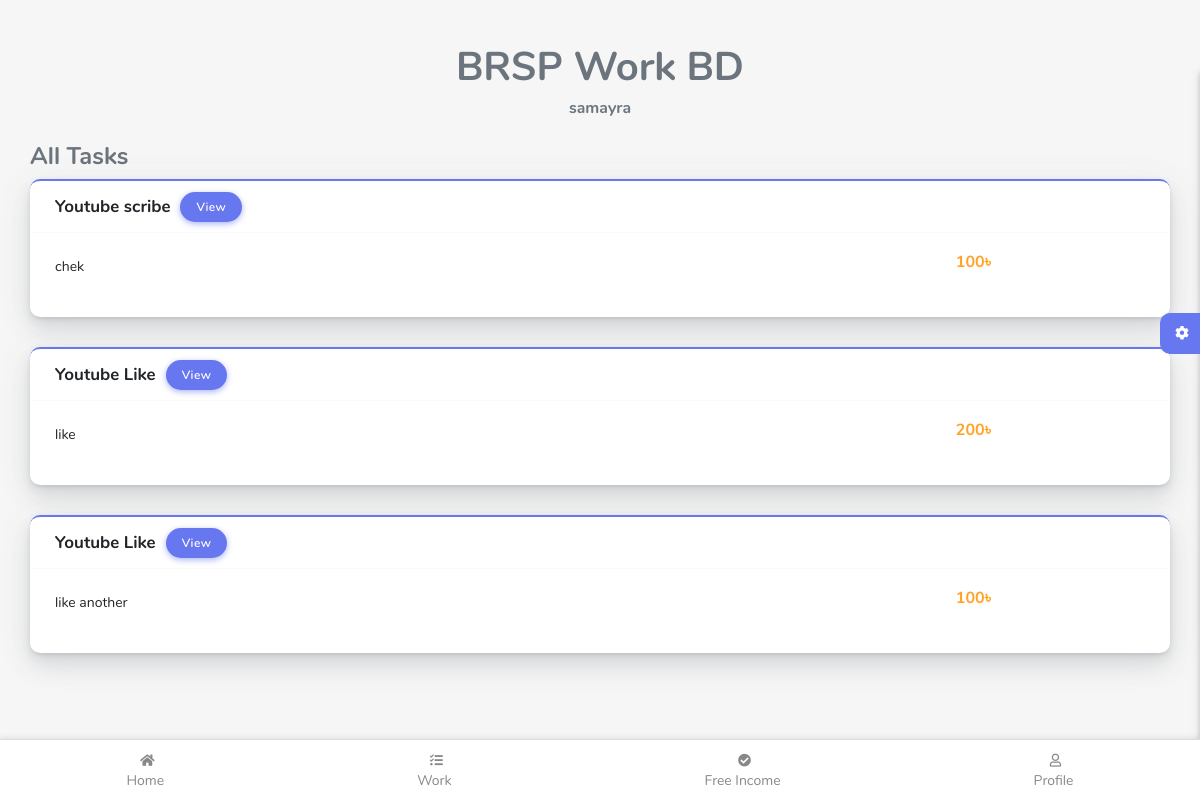
Page /works (signed in) on the committed database.
### myapp/models.py (models this page shows, shortened)
class User(AbstractBaseUser, PermissionsMixin):
    first_name = models.CharField(max_length=100,blank=True)
    last_name = models.CharField(max_length=100,blank=True)
    email = models.EmailField(blank=True, default='', unique=True)
    username = models.CharField(max_length=255, blank=True, default='',unique=True)
    balance = models.IntegerField(default=0,null=True,validators=[MinValueValidator(0)])
    is_active = models.BooleanField(default=True)
    is_superuser = models.BooleanField(default=False)
    is_staff = models.BooleanField(default=False)
    date_joined = models.DateTimeField(default=timezone.now)
    last_login = models.DateTimeField(blank=True, null=True)
    phone_no = models.CharField(max_length=15,blank=True)
    refferedby = models.CharField(max_length=50,blank=True)
    profile_picture = models.ImageField(upload_to='images/profile',null=True,blank=True)
    objects = CustomUserManager()
    USERNAME_FIELD = 'username'
    EMAIL_FIELD = 'email'
    REQUIRED_FIELDS = []
    class Meta:
        verbose_name = 'User'
        verbose_name_plural = 'Users'

class Work(models.Model):
    title = models.CharField(max_length=150)
    package= models.ForeignKey(Packages,on_delete=models.CASCADE, null=True,blank=True)
    work_details = models.TextField(max_length=5000)
    work_link = models.URLField(blank=True,null=True)
    reaward_amount = models.IntegerField(validators=[MinValueValidator(0)])
    starting_date = models.DateField(default=timezone.now)
    end_date = models.DateField()

### myapp/views.py (the view)
# urls.py: path("works", views.WorkView.as_view(),name="works"),
class WorkView(LoginRequiredMixin,TemplateView):
    login_url = reverse_lazy('login')
    template_name=template_name= "myapp/earningapp/worklist.html"
    def get_context_data(self, **kwargs):
        context = super().get_context_data(**kwargs)
        pack=[]
        packages=PackageOrder.objects.filter(Q(user__username=self.request.user) & Q(status="Activate") )
        for package in packages:
            pack.append(str(package))
        complete_works=CompleteTask.objects.filter(Q(user__username=self.request.user) & ~Q(status="Canceled") )
        print(complete_works)
        work = []
        for com in complete_works:
            print("work",com.pk)
            work.append(str(com.pk))
        current_date = timezone.now().date()
        context['free_tasks'] = Work.objects.filter(Q(package__name__in = pack) & ~Q(pk__in = work) & Q(end_date__gt=current_date))
        return context

### myapp/models.py (called while the page is built)
    def __str__(self):
        return f"{self.name}"

    def __str__(self):
        return f"{self.package}"

### myapp/templates/myapp/earningapp/worklist.html (shortened to what this page needs)
{% load static %}
<!DOCTYPE html>
<html lang="en">
<head>
  <link rel="stylesheet" href="{% static 'myapp/assets/css/app.min.css' %}">
  <link rel="stylesheet" href="{% static 'myapp/assets/css/style.css' %}">
  <link rel="stylesheet" href="{% static 'myapp/assets/css/components.css' %}">
  <link rel="stylesheet" href="{% static 'myapp/assets/css/custom.css' %}">
</head>
<body>
  <div id="app">
    <div class="main-wrapper main-wrapper-1">
      <div class="navbar-bg"></div>
      <div class="main-content">
        <section class="section">
          <div class="section-body">
            <h1 class="text-center">BRSP Work BD</h1>
            <h6 class="text-center pb-3">{{user.username}}</h6>
            <h4>All Tasks</h4>
            {% for free_task in free_tasks %}
            <a href="{% url 'works-details' free_task.pk %}">
              <div class="card card-primary">
                <div class="card-header">
                  <h4>{{free_task.title}}</h4>
                  <div class="card-header-action">
                    <a href="{% url 'works-details' free_task.pk %}" class="btn btn-primary">
                      View
                    </a>
                  </div>
                </div>
                <div class="card-body row">
                  <div class="col-9">
                    <p>{{free_task.work_details}}</p>
                  </div>
                  <div class="col-2 text-center">
                    <h6 class="text-warning">{{free_task.reaward_amount}}৳</h6>
                  </div>
                </div>
              </div>
            </a>
            {% endfor %}
          </div>
        </section>
        <div class="settingSidebar">
          <a href="javascript:void(0)" class="settingPanelToggle"> <i class="fa fa-spin fa-cog"></i>
          </a>
        </div>
        <nav class="bottom-menu" style="z-index:99999999;">
          <ul >
            <li><a href="{% url 'index' %}"><i class="fas fa-home"></i>Home</a></li>
            <li><a href="{% url 'works' %}"><i class="fas fa-tasks"></i>Work</a></li>
            <li><a href="{% url 'works' %}"><i class="fas fa-check-circle"></i>Free Income</a></li>
            <li><a href="{% url 'profile' %}"><i class="far fa-user"></i>Profile</a></li>
          </ul>
        </nav>
      </div>
      <footer class="main-footer">
        <div class="footer-left">
          <a href="#">BRSP Work</a></a>
        </div>
      </footer>
    </div>
  </div>
</body>
</html>

### myapp/templates/myapp/earningapp/worklist.html (style rules this page uses)
.bottom-menu { position: fixed; bottom: 0; left: 0; width: 100%; background-color: #fff; border-top: 1px solid #ddd; box-shadow: 0px -1px 6px rgba(0, 0, 0, 0.1); }
.bottom-menu ul { display: flex; justify-content: space-around; align-items: center; list-style: none; margin: 0; padding: 8px 0; }
.bottom-menu li { font-size: 14px; }
.bottom-menu a { display: flex; flex-direction: column; align-items: center; text-decoration: none; color: #888; padding: 6px; }
.main-content { padding-left: 30px; padding-right: 30px; padding-top: 50px; width: 100%; position: relative; }

### rows in the picture
User: username "samayra"
Work: title "Youtube scribe", work_details "chek", reaward_amount "100"
Work: title "Youtube Like", work_details "like", reaward_amount "200"
Work: title "Youtube Like", work_details "like another", reaward_amount "100"
